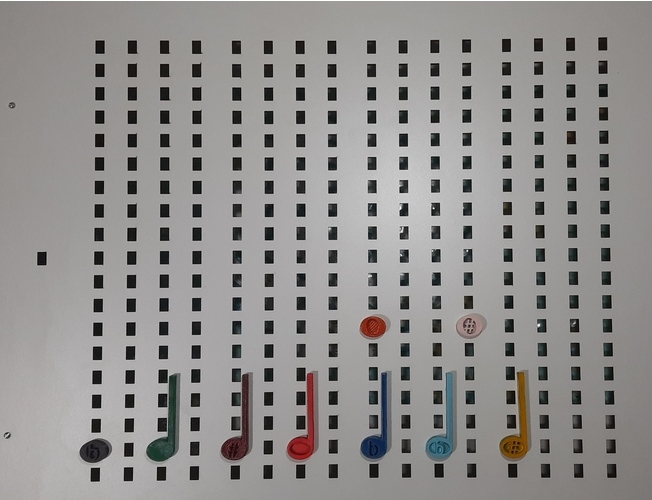
#> input picture backend/note_detection/a.jpg, 652 x 500 px
$ python photo_ajust.py
#> lines starting #> are read from the running program, lines starting #| are printed output that depends on the picture; after the words box and inside, x2 and y2 are one past the last pixel; in counts of white or black regions, pixels touching at a corner belong together
import cv2 as cv
import numpy as np
import matplotlib.pyplot as plt

image = cv.imread('a.jpg')
#> image is the input picture: shape (500, 652, 3); mean B, G, R 140.6, 142, 144
image = cv.cvtColor(image, cv.COLOR_BGR2RGB)

gray = cv.cvtColor(image, cv.COLOR_RGB2GRAY)
blur = cv.GaussianBlur(gray, (11, 11), 0)
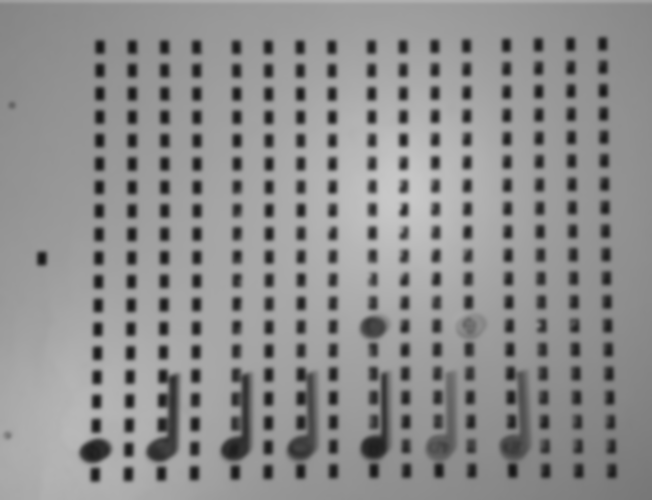
#> blur: shape (500, 652); min 22, max 199, mean 142.4

_, thresholded = cv.threshold(blur, 0, 255, cv.THRESH_BINARY + cv.THRESH_OTSU)
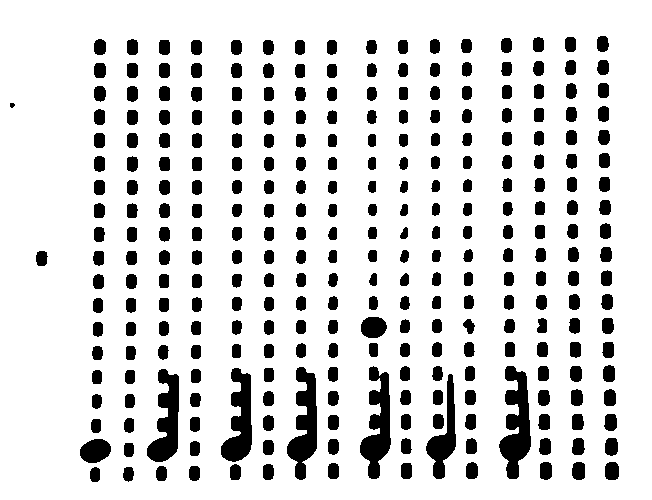
#> thresholded: shape (500, 652); 85.1% white; 287 black regions, largest, box (x1, y1, x2, y2) and area: (499, 366, 531, 479) 2068, (287, 367, 317, 480) 1868, (360, 366, 391, 479) 1865
# [4 lines of commented-out code are left out]

edged = cv.Canny(blur, 50, 200)
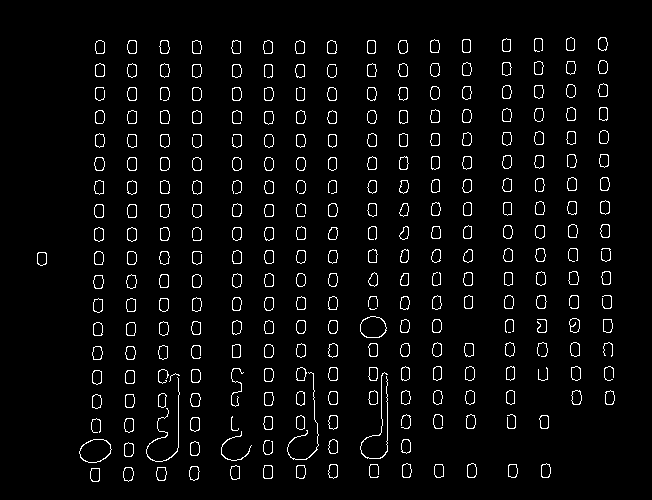
#> edged: shape (500, 652); 3.8% white in thin lines or dots, all inside (x1, y1, x2, y2) = (37, 37, 615, 482)
# [4 lines of commented-out code are left out]

def find_contours():
    contours, _ = cv.findContours(edged, cv.RETR_LIST, cv.CHAIN_APPROX_SIMPLE)
    contours = sorted(contours, key=cv.contourArea, reverse=True)

    contourned = image.copy()
    cv.drawContours(contourned, contours, -1, (0,255,0), 3)

    plt.imshow(contourned)
    plt.title('Contourned')
    plt.axis('off')
    plt.show()

def hough_circles():
    plt.imshow(thresholded)
    plt.show()
    circles = cv.HoughCircles(gray, cv.HOUGH_GRADIENT_ALT, 1, 50, param1=500, param2=0.4, minRadius=0, maxRadius=10)
#> circles = [[296, 449, 6.47], [132, 303, 6.6], [41, 259, 5.74], [433, 208, 7.57]]

    circles = np.uint16(np.around(circles))
#> circles = [[296, 449, 6], [132, 303, 7], [41, 259, 6], [433, 208, 8]]

    cimg = image.copy()
    for i in circles[0,:]:
        # draw the outer circle
        cv.circle(cimg,(i[0],i[1]),i[2],(0,255,0),2)
        # draw the center of the circle
        cv.circle(cimg,(i[0],i[1]),2,(0,0,255),3)
#> this loop made 4 passes
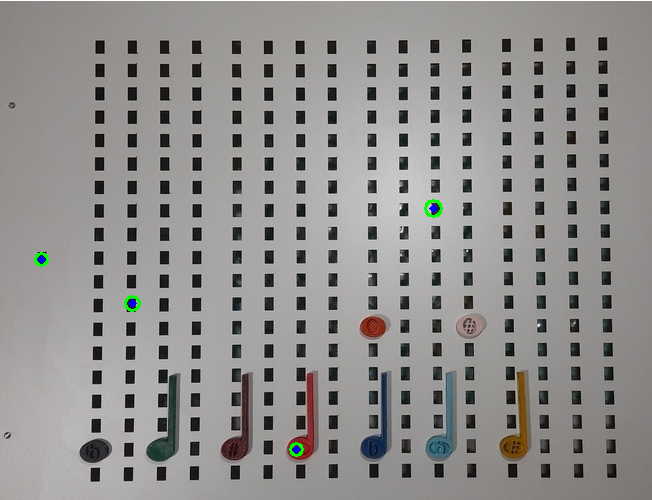
#> cimg: shape (500, 652, 3); mean R, G, B 143.8, 142.2, 140.5

    plt.imshow(cimg)
    plt.axis('off')
    plt.show()


hough_circles()

$ run again, with backend/note_detection/board.png saved as backend/note_detection/a.jpg
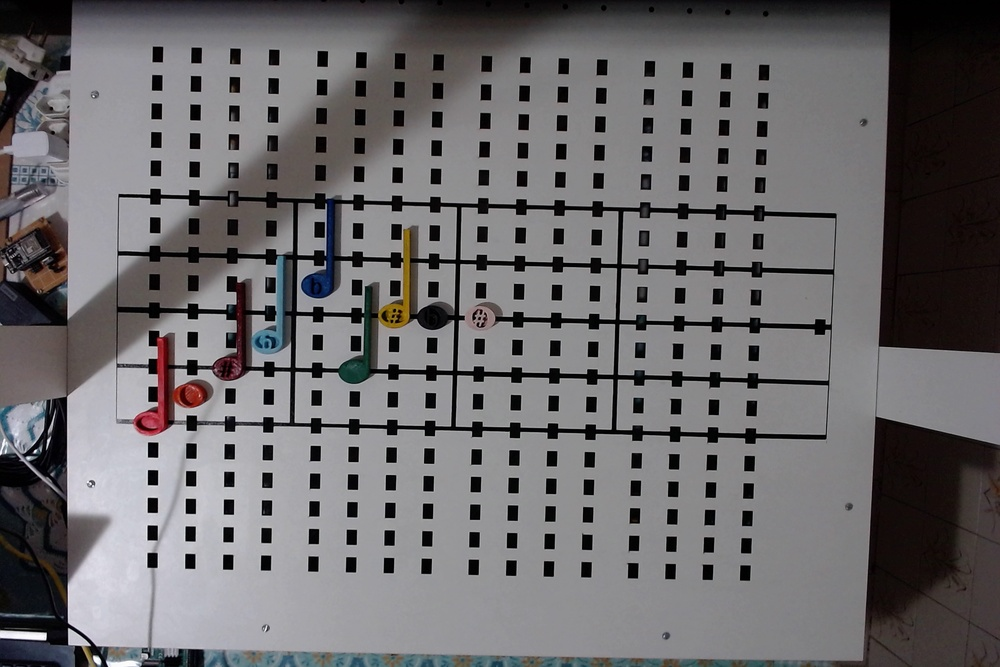
#> input picture backend/note_detection/board.png, 1000 x 667 px, shrunk from 2304 x 1536 before the run
#> image is the input picture: shape (667, 1000, 3); mean B, G, R 106.6, 104.8, 106.9
#> `_, thresholded = cv.threshold(blur, 0, 255, cv.THRESH_BINARY + cv.THRE..`:
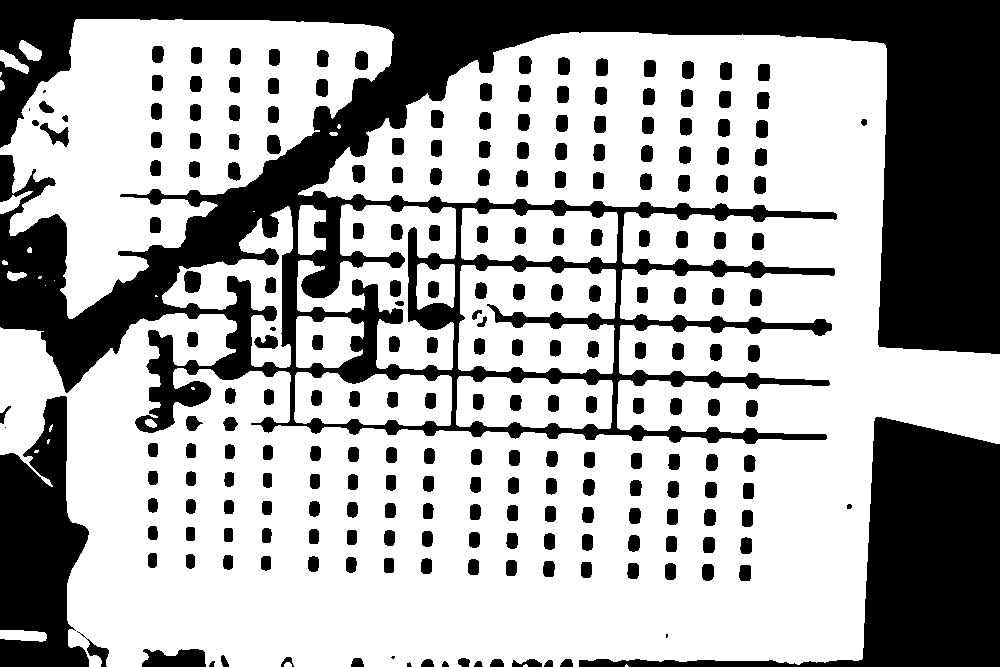
#> thresholded: shape (667, 1000); 65.5% white; 234 black regions (7 under 20 px), largest, box (x1, y1, x2, y2) and area: (0, 0, 1000, 444) 143980, (579, 417, 1000, 667) 32932, (0, 396, 89, 667) 16265
#> edged: shape (667, 1000); 3.4% white in thin lines or dots
#> in hough_circles, `circles = cv.HoughCircles(gray, cv.HOUGH_GRADIENT_ALT, 1, 50, param1=5..`: circles = [[641, 294, 6.35], [645, 182, 7.24], [18, 259, 7.13], [753, 381, 7.8], [313, 288, 8.27]]
#> in hough_circles, `circles = np.uint16(np.around(circles))`: circles = [[641, 294, 6], [645, 182, 7], [18, 259, 7], [753, 381, 8], [313, 288, 8]]
#> the loop in hough_circles, `for i in circles[0,:]:` made 5 passes
#> after the loop in hough_circles, `for i in circles[0,:]:`:
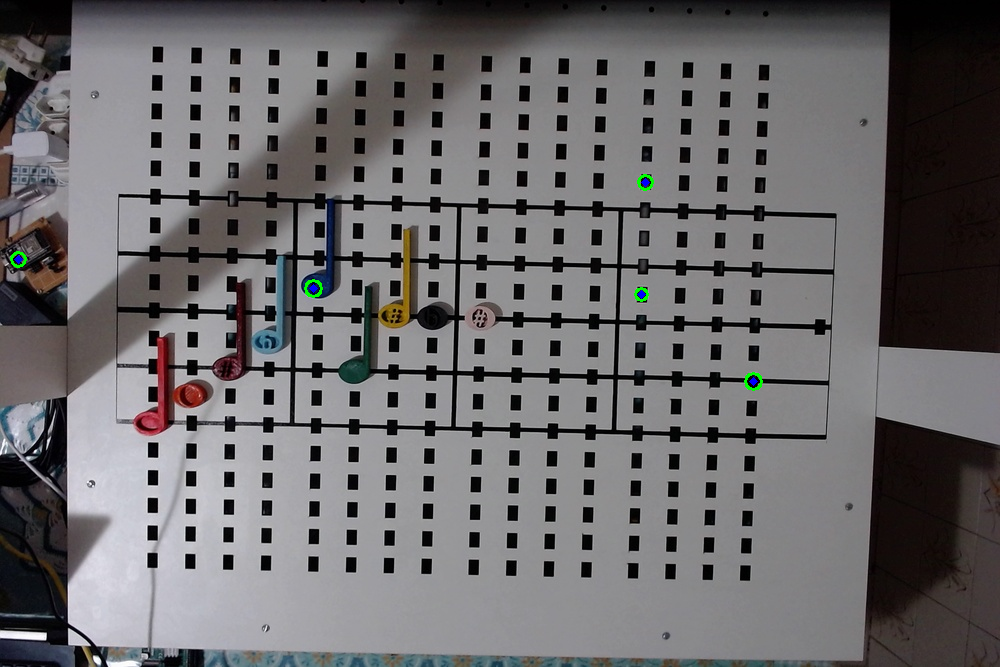
#> cimg: shape (667, 1000, 3); mean R, G, B 106.9, 105, 106.6
